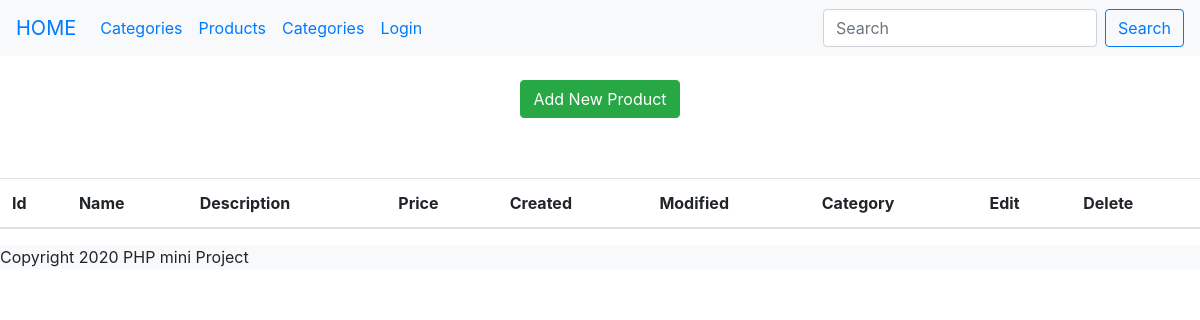
The page /view/products/index.php on the database as committed earlier.
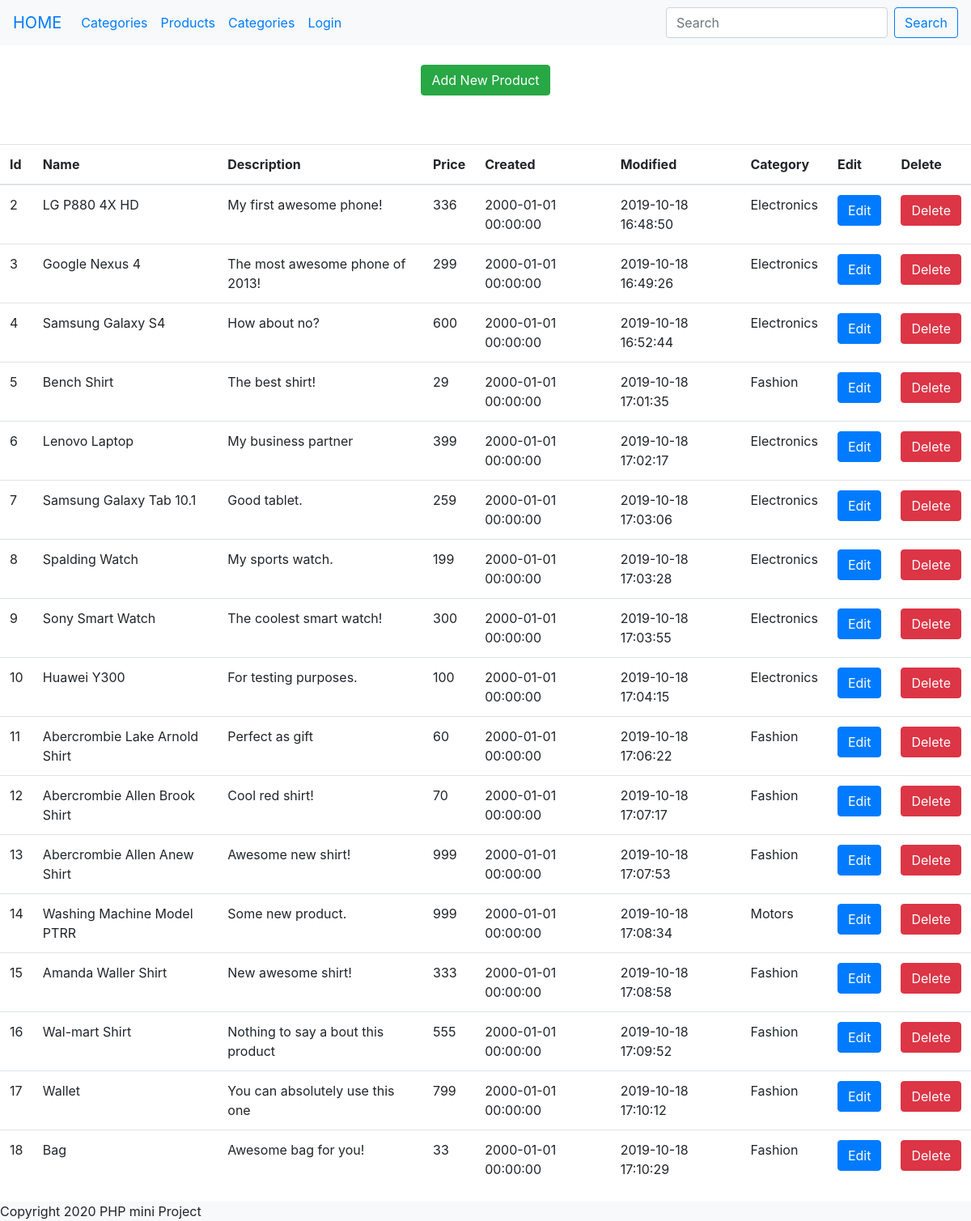
The same page on the database as committed later.
### tables this page shows
CREATE TABLE `products` (
  `id` int(11) UNSIGNED NOT NULL,
  `name` varchar(255) NOT NULL,
  `description` varchar(255) NOT NULL,
  `price` float NOT NULL,
  `created` datetime DEFAULT NULL,
  `modified` timestamp NOT NULL DEFAULT CURRENT_TIMESTAMP,
  `category_id` int(11) UNSIGNED DEFAULT NULL
);

CREATE TABLE `categories` (
  `id` int(11) UNSIGNED NOT NULL,
  `name` varchar(255) NOT NULL,
  `created` datetime DEFAULT NULL,
  `modified` timestamp NOT NULL DEFAULT CURRENT_TIMESTAMP
);

### model/Product.php (called while the page is built, shortened)
<?php
class Product
{
    private $connection;
    public function __construct($connection)
    {
        $this->connection = $connection;
    }
    public function getAll()
    {
        $sql = "select products.*, categories.name as category from products inner join categories on products.category_id = categories.id";
        $query = $this->connection->prepare($sql);
        $query->execute();
        $result = $query->fetchAll(PDO::FETCH_OBJ);
        return $result;
    }
}

### view/products/index.php (the view, shortened to what this page needs)
<!doctype html>
<html lang="en">
<?php
include('../layout/header.php');
include('../../model/Product.php');
$db = new Database();
$conn = $db->connect();
$product = new Product($conn);
$products = $product->getAll();
?>
<div class="btu-cont">
    <a href="../products/CreateProduct.php">
        <button class="btn btn-success add-button"> Add New Product</button>
    </a>
</div>
<table class="table table-hover pr-table">
    <thead>
    <tr>
        <th scope="col">Id</th>
        <th scope="col">Name</th>
        <th scope="col">Description</th>
        <th scope="col">Price</th>
        <th scope="col">Created</th>
        <th scope="col">Modified</th>
        <th scope="col">Category</th>
        <th scope="col">Edit</th>
        <th scope="col">Delete</th>
    </tr>
    </thead>
    <tbody>
    <?php
    foreach ($products as $item) {
        $id = $item->id;
        $name = $item->name;
        $description = $item->description;
        $price = $item->price;
        $created = $item->created;
        $modified = $item->modified;
        $category_id = $item->category;
        echo "
                      <tr>
                        <td>$id</td>
                        <td>$name</td>
                        <td>$description</td>
                        <td>$price</td>
                        <td>$created</td>
                        <td>$modified</td>
                        <td>$category_id</td>
                        <td>
                        <form action='' method='POST'>
                                <input type='hidden' value='$id' name='update-product'/>
                                <a href='../products/EditProduct.php'>
                                    <button class='btn btn-primary' name='update-btn'>Edit</button>
                                </a>
                        </form>
                        </td>
                        <td>
                        <form action='' method='POST'>
                            <input type='hidden' value='$id' name='delete-product'/>
                            <button class='btn btn-danger' name='delete-btn'>Delete</button>
                        </form>
                        </td>
                    </tr>
                    ";
    }
    ?>
    </tbody>
</table>
<?php include('../layout/footer.php'); ?>
</html>

Rows that differ between the two databases and show on the page:
added products: id "2", name "LG P880 4X HD", description "My first awesome phone!", price "336", created "2000-01-01 00:00:00", modified "2019-10-18 16:48:50", category.name "Electronics"
added products: id "3", name "Google Nexus 4", description "The most awesome phone of 2013!", price "299", created "2000-01-01 00:00:00", modified "2019-10-18 16:49:26", category.name "Electronics"
added products: id "4", name "Samsung Galaxy S4", description "How about no?", price "600", created "2000-01-01 00:00:00", modified "2019-10-18 16:52:44", category.name "Electronics"
added products: id "5", name "Bench Shirt", description "The best shirt!", price "29", created "2000-01-01 00:00:00", modified "2019-10-18 17:01:35", category.name "Fashion"
added products: id "6", name "Lenovo Laptop", description "My business partner", price "399", created "2000-01-01 00:00:00", modified "2019-10-18 17:02:17", category.name "Electronics"
added products: id "7", name "Samsung Galaxy Tab 10.1", description "Good tablet.", price "259", created "2000-01-01 00:00:00", modified "2019-10-18 17:03:06", category.name "Electronics"
added products: id "8", name "Spalding Watch", description "My sports watch.", price "199", created "2000-01-01 00:00:00", modified "2019-10-18 17:03:28", category.name "Electronics"
added products: id "9", name "Sony Smart Watch", description "The coolest smart watch!", price "300", created "2000-01-01 00:00:00", modified "2019-10-18 17:03:55", category.name "Electronics"
added products: id "10", name "Huawei Y300", description "For testing purposes.", price "100", created "2000-01-01 00:00:00", modified "2019-10-18 17:04:15", category.name "Electronics"
added products: id "11", name "Abercrombie Lake Arnold Shirt", description "Perfect as gift", price "60", created "2000-01-01 00:00:00", modified "2019-10-18 17:06:22", category.name "Fashion"
added products: id "12", name "Abercrombie Allen Brook Shirt", description "Cool red shirt!", price "70", created "2000-01-01 00:00:00", modified "2019-10-18 17:07:17", category.name "Fashion"
added products: id "13", name "Abercrombie Allen Anew Shirt", description "Awesome new shirt!", price "999", created "2000-01-01 00:00:00", modified "2019-10-18 17:07:53", category.name "Fashion"
added products: id "14", name "Washing Machine Model PTRR", description "Some new product.", price "999", created "2000-01-01 00:00:00", modified "2019-10-18 17:08:34", category.name "Motors"
added products: id "15", name "Amanda Waller Shirt", description "New awesome shirt!", price "333", created "2000-01-01 00:00:00", modified "2019-10-18 17:08:58", category.name "Fashion"
added products: id "16", name "Wal-mart Shirt", description "Nothing to say a bout this product", price "555", created "2000-01-01 00:00:00", modified "2019-10-18 17:09:52", category.name "Fashion"
added products: id "17", name "Wallet", description "You can absolutely use this one", price "799", created "2000-01-01 00:00:00", modified "2019-10-18 17:10:12", category.name "Fashion"
added products: id "18", name "Bag", description "Awesome bag for you!", price "33", created "2000-01-01 00:00:00", modified "2019-10-18 17:10:29", category.name "Fashion"
